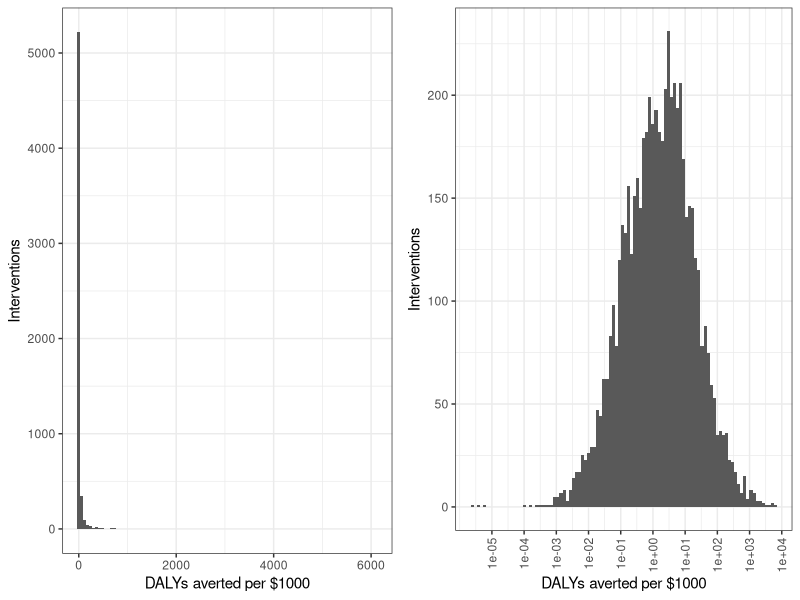
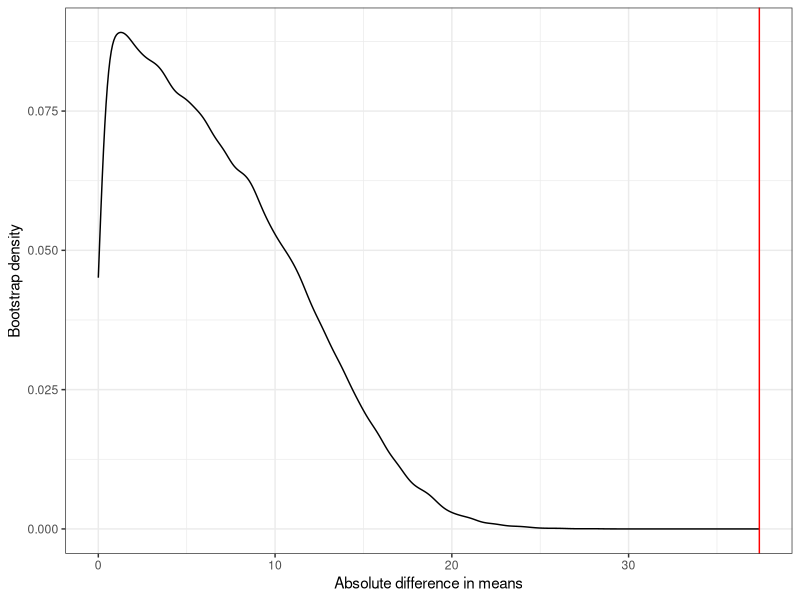
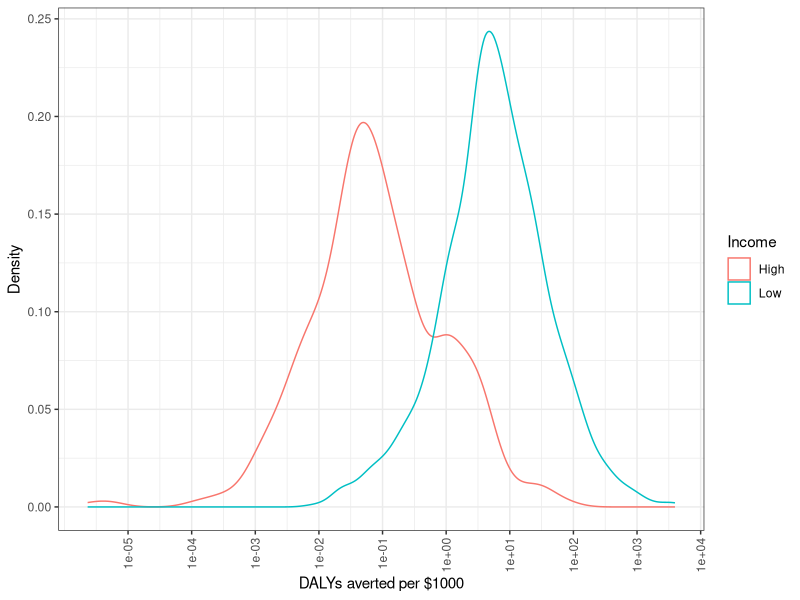

R code for these plots, in order:
## ---- chunk 1
list.of.packages <- c("ggplot2", "gridExtra", "reshape2", "dplyr")
new.packages <- list.of.packages[!(list.of.packages %in% installed.packages()[,"Package"])]
if(length(new.packages)) install.packages(new.packages)

library(ggplot2)
library(gridExtra)
library(reshape2)
library(dplyr)
## ---- chunk 2
set.seed(111)

CEA <- read.csv("data/CEA.csv")

# DALYs <= 0 are measuring something cost savings or are reported incorrectly
CEA <- CEA[!is.na(CEA$DALYinCurrentUSDollars) & CEA$DALYinCurrentUSDollars > 0,]
CEA$DalyPerThousand <- 1000/CEA$DALYinCurrentUSDollars

plot1 <- ggplot(CEA, aes(x=DalyPerThousand)) + 
  geom_histogram(bins = 100) + 
  theme_bw() + 
  xlab("DALYs averted per $1000") + 
  ylab("Interventions")

plot2 <- ggplot(CEA, aes(x=DalyPerThousand)) + 
  geom_histogram(bins = 100) + 
  theme_bw() + 
  xlab("DALYs averted per $1000") + 
  ylab("Interventions") + 
  scale_x_continuous(trans = 'log', breaks = 10^((-5):4)) + 
  theme(axis.text.x = element_text(angle = 90, vjust = 0.5, hjust=1))

grid.arrange(plot1, plot2, ncol=2)
CEA$logDalyPerThousand <- log(CEA$DalyPerThousand)
## ---- chunk 3
exp(sqrt(var(CEA$logDalyPerThousand) * (nrow(CEA) - 1)/(nrow(CEA))) * qnorm(0.95))
## ---- chunk 4
# First two shown as an example
n <- nrow(CEA)
  
# 2. Theta hat approximate SE
se_2 <- sqrt(2) * var(CEA$logDalyPerThousand) * qnorm(0.95) / 
  (2 * sd(CEA$logDalyPerThousand)) * 
  exp(sd(CEA$logDalyPerThousand) * qnorm(0.95)) / (sqrt(n))

# 3. Theta hat non-parametric SE
nboot <- 10^4
one_boot <- function() {
  samples <- sample(CEA$logDalyPerThousand, n, replace = T)
  return(exp(sqrt(var(samples) * (n - 1)/(n)) * qnorm(0.95)))
}
boots <- replicate(nboot, one_boot())
se_3 <- sd(boots)
## ---- chunk 5
# 4. Theta hat parametric SE
mu_hat <- mean(CEA$logDalyPerThousand)
sigma_sq_hat <- var(CEA$logDalyPerThousand) * (n - 1) / n
nboot <- 10^4
one_boot <- function() {
  samples <- exp(rnorm(n, mu_hat, sqrt(sigma_sq_hat)))
  return(exp(sqrt(var(log(samples)) * (n - 1)/(n)) * qnorm(0.95)))
}
boots <- replicate(nboot, one_boot())
se_4 <- sd(boots)

# 5. Theta tilde non-parametric bootstrap
one_boot <- function() {
  samples <- sample(CEA$DalyPerThousand, n, replace = T)
  return(quantile(samples, 0.95) / quantile(samples, 0.5))
}
boots <- replicate(nboot, one_boot())
se_5 <- sd(boots)

# 6. Theta tilde parametric bootstrap
one_boot <- function() {
  samples <- exp(rnorm(n, mu_hat, sqrt(sigma_sq_hat)))
  return(quantile(samples, 0.95) / quantile(samples, 0.5))
}
boots <- replicate(nboot, one_boot())
se_6 <- sd(boots)

round(c("Theta hat" = exp(sqrt(var(CEA$logDalyPerThousand) * 
                                 (nrow(CEA) - 1)/(nrow(CEA))) * qnorm(0.95)), 
        "Theta tilde" = unname(quantile(CEA$DalyPerThousand, 0.95)) / 
          unname(quantile(CEA$DalyPerThousand, 0.5))), 3)
df <- data.frame(round(c("Theta hat SE approximate" = se_2, 
                         "Theta hat SE non-parametric bootstrapped" = se_3, 
                         "Theta hat SE parametric bootstrap" = se_4,
                         "Theta tilde Non-parametric bootstrap" = se_5, 
                         "Theta tilde parametric bootstrap" = se_6), 3))

colnames(df) <- c("")
knitr::kable(df)
## ---- chunk 6
nboot <- 10^4
one_boot <- function() {
  samples <- sample(CEA$DalyPerThousand, n, replace = T)
  return(quantile(samples, 0.95) / quantile(samples, 0.5))
}
boots <- replicate(nboot, one_boot())
perc_method <- quantile(boots, c(0.025, 0.975))

norm_approx_1 <- c(quantile(CEA$DalyPerThousand, 0.95) / 
                     quantile(CEA$DalyPerThousand, 0.5) - sd(boots) * qnorm(0.975),
  quantile(CEA$DalyPerThousand, 0.95) / quantile(CEA$DalyPerThousand, 0.5) + 
    sd(boots) * qnorm(0.975))

one_boot <- function() {
  samples <- sample(CEA$logDalyPerThousand, n, replace = T)
  return(quantile(samples, 0.95) - quantile(samples, 0.5))
}
boots <- replicate(nboot, one_boot())
norm_approx_2 <- exp(c(quantile(CEA$logDalyPerThousand, 0.95) - 
                         quantile(CEA$logDalyPerThousand, 0.5) - sd(boots) * qnorm(0.975),
  quantile(CEA$logDalyPerThousand, 0.95) - quantile(CEA$logDalyPerThousand, 0.5) + 
    sd(boots) * qnorm(0.975)))

df <- data.frame(round(rbind(perc_method, norm_approx_1, norm_approx_2), 2))
rownames(df) <- c("Percentile method", "Normal approximation original scale", 
                  "Normal approximation log scale")
colnames(df) <- c("Lower", "Upper")
knitr::kable(df)
## ---- chunk 7
aggregated_countries <- do.call(data.frame, 
                                (aggregate(logDalyPerThousand ~ Country, CEA, 
                                           FUN = function(x) c(mu = mean(x), sd = sd(x) ) )))
country_count <- data.frame(table(CEA$Country))
colnames(country_count) <- c("Country", "Studies")
aggregated_countries <- left_join(aggregated_countries, country_count, by=c("Country"))
colnames(aggregated_countries) <- c("Country", "mu", "sd", "Studies")
grand_mean <- mean(CEA$logDalyPerThousand)
grand_var <- var(CEA$logDalyPerThousand)

aggregated_countries$adjustedDalyPerThousand <- 1 / (1 / grand_var + aggregated_countries$Studies / 
                                                       aggregated_countries$sd) * 
  (grand_mean / grand_var + aggregated_countries$mu * aggregated_countries$Studies / aggregated_countries$sd)

high_val <- cbind("County" = aggregated_countries$Country[order(aggregated_countries$adjustedDalyPerThousand, decreasing = T)[1:10]],
                "Adjusted DALYs averted per $1000" = round(exp(aggregated_countries$adjustedDalyPerThousand[order(aggregated_countries$adjustedDalyPerThousand, decreasing = T)[1:10]]), 2),
                "Studies" = aggregated_countries$Studies[order(aggregated_countries$adjustedDalyPerThousand, decreasing = T)[1:10]])

knitr::kable(high_val)

low_val <- cbind("County" = aggregated_countries$Country[order(aggregated_countries$adjustedDalyPerThousand, decreasing = F)[1:10]],
                "Adjusted DALYs averted per $1000" = round(exp(aggregated_countries$adjustedDalyPerThousand[order(aggregated_countries$adjustedDalyPerThousand, decreasing = F)[1:10]]), 3),
                "Studies" = aggregated_countries$Studies[order(aggregated_countries$adjustedDalyPerThousand, decreasing = F)[1:10]])

knitr::kable(low_val)
## ---- chunk 8
income <- read.csv("data/income.csv")[,c(1,2)]
CEA_with_income <- inner_join(CEA, income, by=c("Country"))
high_income <- CEA_with_income$DalyPerThousand[CEA_with_income$Income == "High"]
low_income <- CEA_with_income$DalyPerThousand[CEA_with_income$Income == "Low"]
t.test(high_income, low_income, var.equal = F, alternative = "two.sided")
## ---- chunk 9
nperm <- 10^5

run_perm <- function(x, y) {
  n <- length(x)
  joined_vec <- c(x,y)
  indices <- sample(1:length(joined_vec), n)
  abs(mean(joined_vec[indices]) - mean(joined_vec[-indices]))
}

perms <- replicate(nperm, 
                   run_perm(CEA_with_income$DalyPerThousand[CEA_with_income$Income == "High"],
                          CEA_with_income$DalyPerThousand[CEA_with_income$Income == "Low"]))

mean(perms > abs(mean(CEA_with_income$DalyPerThousand[CEA_with_income$Income == "High"]) - 
       mean(CEA_with_income$DalyPerThousand[CEA_with_income$Income == "Low"])))
## ---- chunk 10
ggplot(data.frame(x=perms), aes(x=x)) + 
  geom_density() + 
  theme_bw() + 
  geom_vline(xintercept = 
               abs(mean(CEA_with_income$DalyPerThousand[CEA_with_income$Income == "High"]) - 
       mean(CEA_with_income$DalyPerThousand[CEA_with_income$Income == "Low"])), col="red") + 
  ylab("Bootstrap density") + 
  xlab("Absolute difference in means")
## ---- chunk 11
ggplot(CEA_with_income, aes(x=DalyPerThousand, col=Income)) + 
  geom_density() + 
  scale_x_continuous(trans = 'log', breaks = 10^((-5):4)) + 
  ylab("Density") + 
  xlab("DALYs averted per $1000") + 
  theme_bw() + 
  theme(axis.text.x = element_text(angle = 90, vjust = 0.5, hjust=1))
